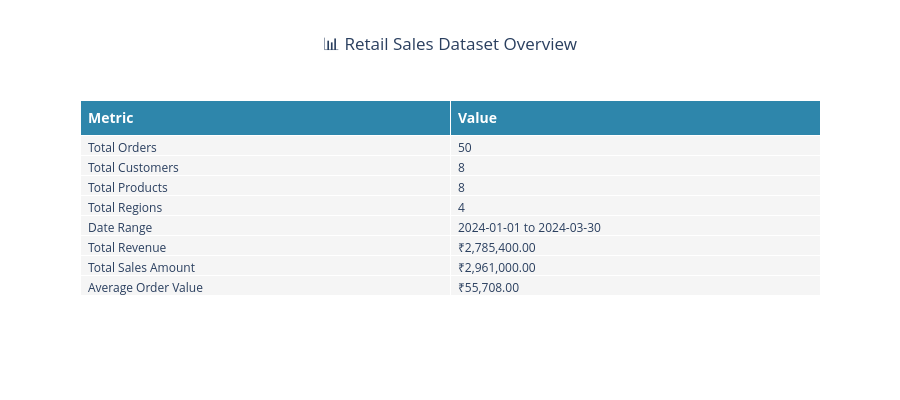
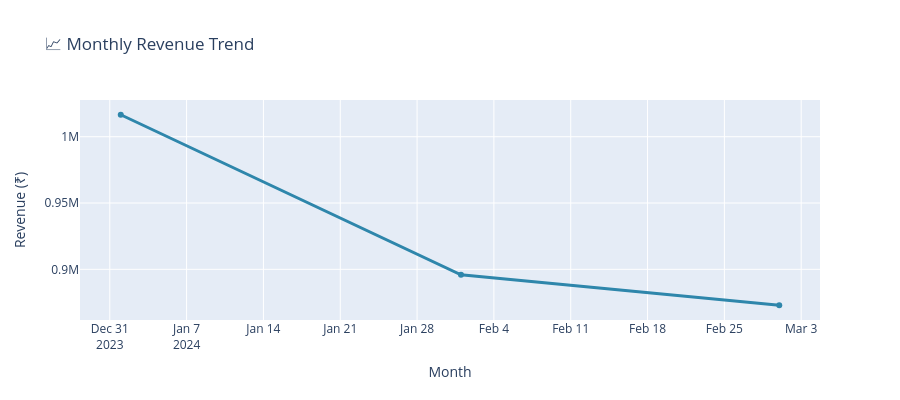
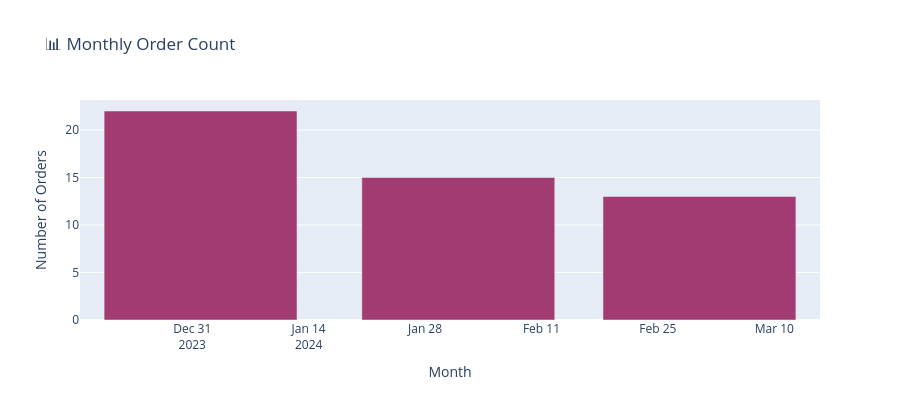
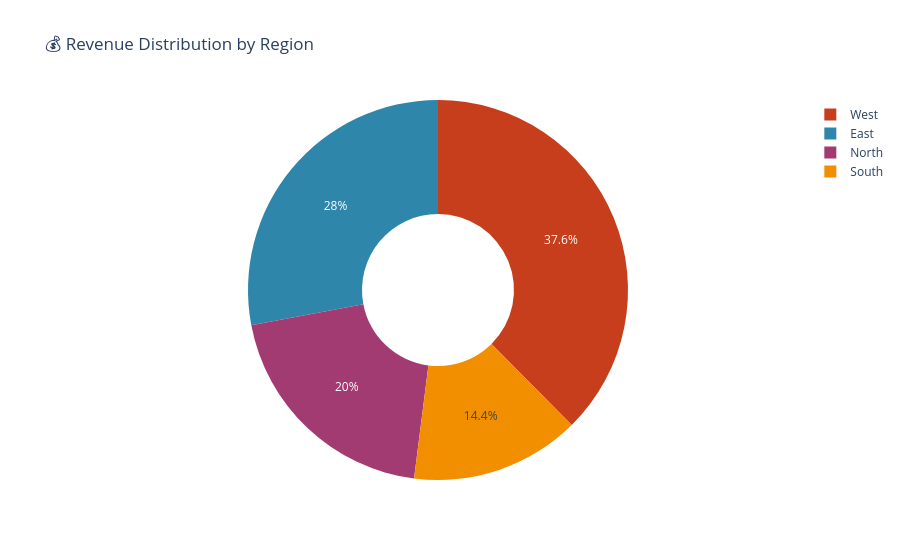

Write notebook code for charts like these, in order.
### Code cell
def generate_retail_sales_report(df):
    """
    Generate comprehensive retail sales EDA report - FIXED VERSION
    """
    eda = RetailSalesEDA(df)
    report_figures = {}

    print("🛍️  Generating Retail Sales EDA Report...")
    print("=" * 50)

    # 1. Dataset Overview
    print("📊 Generating dataset overview...")
    report_figures['overview'] = eda.dataset_overview()

    # 2. Sales Trend Analysis
    print("📈 Analyzing sales trends...")
    report_figures['sales_trends'] = eda.sales_trend_analysis()

    # 3. Regional Analysis
    print("🌍 Analyzing regional performance...")
    report_figures['regional_analysis'] = eda.regional_analysis()

    # 4. Product Category Analysis
    print("🏷️ Analyzing product categories...")
    report_figures['product_analysis'] = eda.product_category_analysis()

    # 5. Customer Analysis
    print("👥 Analyzing customer behavior...")
    report_figures['customer_analysis'] = eda.customer_analysis()

    # 6. Payment Method Analysis
    print("💳 Analyzing payment methods...")
    report_figures['payment_analysis'] = eda.payment_method_analysis()

    # 7. Sales Rep Performance
    print("👨💼 Analyzing sales representative performance...")
    report_figures['rep_performance'] = eda.sales_rep_performance()

    # 8. Discount Analysis
    print("🎯 Analyzing discount impact...")
    report_figures['discount_analysis'] = eda.discount_analysis()

    print("✅ Retail Sales EDA Report Complete!")
    print("=" * 50)

    return report_figures

# Generate the comprehensive report
print("Starting Automated EDA Report Generation...")
retail_report = generate_retail_sales_report(df_processed)

# Display all figures
print("\n🎨 Displaying EDA Report Visualizations...")
print("=" * 60)

for section, figures in retail_report.items():
    print(f"\n📊 Section: {section.replace('_', ' ').title()}")
    print("-" * 40)

    if isinstance(figures, list):
        for i, fig in enumerate(figures):
            fig.show()
    else:
        figures.show()

### Figure 1 — Plotly figure (JSON) as saved in the notebook; plotly's stock layout.template omitted (floating-point values rounded to 4 significant figures)
{"data": [{"cells": {"align": "left", "fill": {"color": "#F5F5F5"}, "font": {"size": 12}, "values": [["Total Orders", "Total Customers", "Total Products", "Total Regions", "Date Range", "Total Revenue", "Total Sales Amount", "Average Order Value"], [50, 8, 8, 4, "2024-01-01 to 2024-03-30", "₹2,785,400.00", "₹2,961,000.00", "₹55,708.00"]]}, "header": {"align": "left", "fill": {"color": "#2E86AB"}, "font": {"color": "white", "size": 14}, "values": ["<b>Metric</b>", "<b>Value</b>"]}, "type": "table"}], "layout": {"title": {"text": "📊 Retail Sales Dataset Overview", "x": 0.5}, "height": 400}}

### Figure 2 — Plotly figure (JSON) as saved in the notebook; plotly's stock layout.template omitted (floating-point values rounded to 4 significant figures)
{"data": [{"line": {"color": "#2E86AB", "width": 3}, "mode": "lines+markers", "name": "Revenue", "x": ["2024-01-01T00:00:00", "2024-02-01T00:00:00", "2024-03-01T00:00:00"], "y": [1016575, 895900, 872925], "type": "scatter"}], "layout": {"title": {"text": "📈 Monthly Revenue Trend"}, "xaxis": {"title": {"text": "Month"}}, "yaxis": {"title": {"text": "Revenue (₹)"}}, "height": 400}}

### Figure 3 — Plotly figure (JSON) as saved in the notebook; plotly's stock layout.template omitted (floating-point values rounded to 4 significant figures)
{"data": [{"marker": {"color": "#A23B72"}, "name": "Orders", "x": ["2024-01-01T00:00:00", "2024-02-01T00:00:00", "2024-03-01T00:00:00"], "y": [22, 15, 13], "type": "bar"}], "layout": {"title": {"text": "📊 Monthly Order Count"}, "xaxis": {"title": {"text": "Month"}}, "yaxis": {"title": {"text": "Number of Orders"}}, "height": 400}}

### Figure 4 — Plotly figure (JSON) as saved in the notebook; plotly's stock layout.template omitted (floating-point values rounded to 4 significant figures)
{"data": [{"hole": 0.4, "labels": ["East", "North", "South", "West"], "marker": {"colors": ["#2E86AB", "#A23B72", "#F18F01", "#C73E1D"]}, "values": [779250, 557400, 402150, 1046600], "type": "pie"}], "layout": {"title": {"text": "💰 Revenue Distribution by Region"}}}
